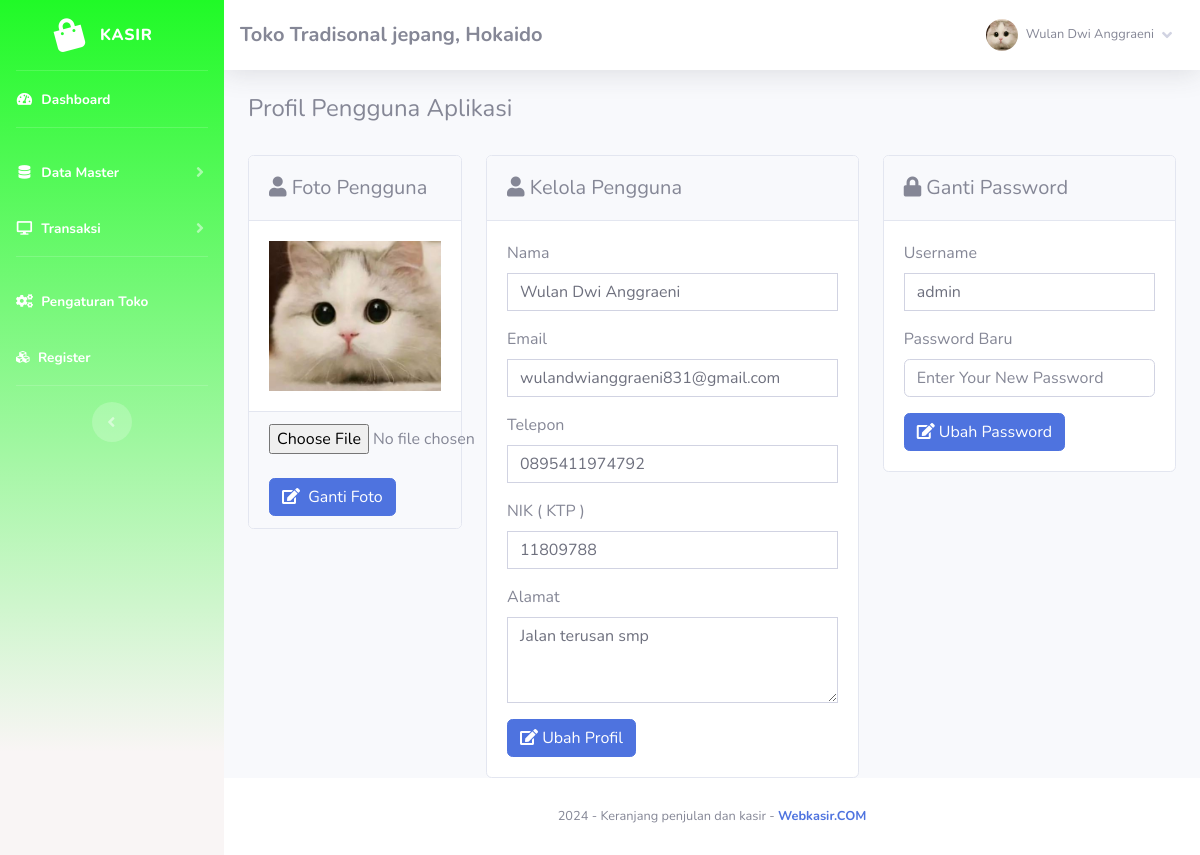
The app's page /index.php?page=user (signed in) with its own data.
### tables this page shows
CREATE TABLE `toko` (
  `id_toko` int(11) NOT NULL,
  `nama_toko` varchar(255) NOT NULL,
  `alamat_toko` text NOT NULL,
  `tlp` varchar(255) NOT NULL,
  `nama_pemilik` varchar(255) NOT NULL
);

CREATE TABLE `member` (
  `id_member` int(11) NOT NULL,
  `nm_member` varchar(255) DEFAULT NULL,
  `alamat_member` text DEFAULT NULL,
  `telepon` varchar(255) DEFAULT NULL,
  `email` varchar(255) DEFAULT NULL,
  `gambar` text DEFAULT NULL,
  `NIK` text DEFAULT NULL,
  `status` enum('1','2') NOT NULL,
  `user` varchar(255) NOT NULL,
  `pass` varchar(255) NOT NULL
);

### fungsi/view/view.php (called while the page is built, shortened)
<?php
class view
{
    protected $db;
    public function __construct($db)
    {
        $this->db = $db;
    }
    public function member_edit($id)
    {
        $sql = "SELECT * FROM member WHERE id_member=?";
        $row = $this->db->prepare($sql);
        $row->execute(array($id));
        $hasil = $row->fetch();
        return $hasil;
    }
    public function toko()
    {
        $sql = "select*from toko where id_toko='1'";
        $row = $this->db->prepare($sql);
        $row->execute();
        $hasil = $row->fetch();
        return $hasil;
    }
}

### admin/module/user/index.php (the view, shortened to what this page needs)
<?php
	$id = $_SESSION['admin']['id_member'];
	$hasil = $lihat -> member_edit($id);
?>
<h4>Profil Pengguna Aplikasi</h4>
<br>
<div class="row">
	<div class="col-sm-3">
		<div class="card card-primary">
			<div class="card-header">
				<h5 class="mt-2"><i class="fa fa-user"></i> Foto Pengguna </h5>
			</div>
			<div class="card-body">
				<img src="assets/img/user/<?php echo $hasil['gambar'];?>" alt="#" class="img-fluid w-100" />
			</div>
			<div class="card-footer">
				<form method="POST" action="fungsi/edit/edit.php?gambar=user" enctype="multipart/form-data">
					<input type="file" accept="image/*" name="foto">
					<br><br>
					<button type="submit" class="btn btn-primary btn-md" value="Tambah">
						<i class="fas fa-edit mr-1"></i>  Ganti Foto
					</button>
				</form>
			</div>
		</div>
	</div>
	<div class="col-sm-5">
		<div class="card card-primary">
			<div class="card-header">
				<h5 class="mt-2"><i class="fa fa-user"></i> Kelola Pengguna </h5>
			</div>
			<div class="card-body">
				<div class="box-content">
					<form class="form-horizontal" method="POST" action="fungsi/edit/edit.php?profil=edit"
						enctype="multipart/form-data">
						<fieldset>
							<div class="control-group mb-3">
								<label class="control-label" for="typeahead">Nama </label>
								<div class="input-group">
									<input type="text" class="form-control" style="border-radius:0px;" name="nama"
										data-items="4" value="<?php echo $hasil['nm_member']; ?>"
										required="required" />
								</div>
							</div>
							<div class="control-group mb-3">
								<label class="control-label" for="typeahead">Email </label>
								<div class="input-group">
									<input type="email" class="form-control" style="border-radius:0px;" name="email"
										value="<?php echo $hasil['email']; ?>" required="required" />
								</div>
							</div>
							<div class="control-group mb-3">
								<label class="control-label" for="typeahead">Telepon </label>
								<div class="input-group">
									<input type="text" class="form-control" style="border-radius:0px;" name="tlp"
										value="<?php echo $hasil['telepon']; ?>" required="required" />
								</div>
							</div>
							<div class="control-group mb-3">
								<label class="control-label" for="typeahead">NIK ( KTP ) </label>
								<div class="input-group">
									<input type="text" class="form-control" style="border-radius:0px;" name="nik"
										value="<?php echo $hasil['NIK']; ?>" required="required" />
								</div>
							</div>
							<div class="control-group mb-3">
								<label class="control-label" for="typeahead">Alamat </label>
								<div class="controls">
									<textarea name="alamat" rows="3" class="form-control" style="border-radius:0px;"
										required="required"><?php echo $hasil['alamat_member']; ?></textarea>
								</div>
							</div>
							<button class="btn btn-primary" name="btn" value="Tambah">
								<i class="fas fa-edit"></i> Ubah Profil
							</button>
						</fieldset>
					</form>
				</div>
			</div>
		</div>
	</div>
	<div class="col-sm-4">
		<div class="card card-primary">
			<div class="card-header">
				<h5 class="mt-2"><i class="fa fa-lock"></i> Ganti Password</h5>
			</div>
			<div class="card-body">
				<div class="box-content">
					<form class="form-horizontal" method="POST" action="fungsi/edit/edit.php?pass=ganti-pas">
						<fieldset>
							<div class="control-group mb-3">
								<label class="control-label" for="typeahead">Username </label>
								<div class="input-group">
									<input type="text" class="form-control" style="border-radius:0px;" name="user"
										data-items="4" value="<?php echo $hasil['user'];?>" />
								</div>
							</div>
							<div class="control-group mb-3">
								<label class="control-label" for="typeahead">Password Baru</label>
								<div class="input-group">
									<input type="password" class="form-control" placeholder="Enter Your New Password" id="pass" name="pass" data-items="4" value=""
										required="required" />
								</div>
							</div>
							<button type="submit" class="btn btn-primary" value="Tambah" name="proses"><i class="fas fa-edit"></i> Ubah Password</button>
						</fieldset>
					</form>
				</div>
			</div>
		</div>
	</div>
</div>

### index.php (shortened to what this page needs)
<?php
if (!empty($_SESSION['admin'])) {
	require 'config.php';
	$lihat = new view($config);
	$toko = $lihat->toko();
	include 'admin/template/header.php';
	include 'admin/template/sidebar.php';
	if (!empty($_GET['page']) && file_exists('admin/module/' . $_GET['page'] . '/index.php')) {
		include 'admin/module/' . $_GET['page'] . '/index.php';
	} else {
		include 'admin/template/home.php';
	}
	include 'admin/template/footer.php';
} else {
	header('location:login.php');
	exit;
}

### admin/template/header.php (shortened to what this page needs)
<!DOCTYPE html>
<html lang="en">
<head>
    <link href="sb-admin/vendor/fontawesome-free/css/all.min.css" rel="stylesheet" type="text/css">
    <link href="sb-admin/css/sb-admin-2.min.css" rel="stylesheet">
    <link rel="stylesheet" href="sb-admin/vendor/datatables/dataTables.bootstrap4.css" />
</head>
<body id="page-top">
    <div id="wrapper">

### admin/template/sidebar.php (shortened to what this page needs)
<?php
    $id = $_SESSION['admin']['id_member'];
    $hasil_profil = $lihat -> member_edit($id);
?>
<ul class="navbar-nav sidebar sidebar-dark accordion" style="background: rgb(249,245,245);
background: linear-gradient(0deg, rgba(249,245,245,1) 12%, rgba(32,250,39,1) 100%);" id="accordionSidebar">
    <a class="sidebar-brand d-flex align-items-center justify-content-center" href="index.php">
        <div class="sidebar-brand-icon rotate-n-15">
        <i class="fa fa-shopping-bag" aria-hidden="true"></i>
        </div>
        <div class="sidebar-brand-text mx-3">Kasir<sup></sup></div>
    </a>
    <hr class="sidebar-divider my-0">
    <li class="nav-item active">
        <a class="nav-link" href="index.php">
            <i class="fas fa-fw fa-tachometer-alt"></i>
            <span>Dashboard</span></a>
    </li>
    <hr class="sidebar-divider">
    <li class="nav-item active">
        <a class="nav-link collapsed" href="#" data-toggle="collapse" data-target="#collapseTwo" aria-expanded="true"
            aria-controls="collapseTwo">
            <i class="fas fa-fw fa-database"></i>
            <span>Data Master</span>
        </a>
    </li>
    <li class="nav-item active">
        <a class="nav-link collapsed" href="#" data-toggle="collapse" data-target="#collapse3" aria-expanded="true"
            aria-controls="collapse3">
            <i class="fas fa-fw fa-desktop"></i>
            <span>Transaksi</span>
        </a>
    </li>
    <hr class="sidebar-divider">
    <li class="nav-item active">
        <a class="nav-link" href="index.php?page=pengaturan">
            <i class="fas fa-fw fa-cogs"></i>
            <span>Pengaturan Toko</span></a>
    </li>
    <li class="nav-item active">
        <a class="nav-link" href="register.php">
        <i class="fa fa-cubes" aria-hidden="true"></i>
            <span>Register</span></a>
    </li>
    <hr class="sidebar-divider d-none d-md-block">
    <div class="text-center d-none d-md-inline">
        <button class="rounded-circle border-0" id="sidebarToggle"></button>
    </div>
</ul>
<div id="content-wrapper" class="d-flex flex-column">
    <div id="content">
        <nav class="navbar navbar-expand navbar-light bg-white topbar mb-4 static-top shadow">
            <h5 class="d-lg-block d-none mt-2"><b><?php echo $toko['nama_toko'];?>, <?php echo $toko['alamat_toko'];?></b></h5>
            <ul class="navbar-nav ml-auto">
                <li class="nav-item dropdown no-arrow">
                    <a class="nav-link dropdown-toggle" href="#" id="userDropdown" role="button" data-toggle="dropdown"
                        aria-haspopup="true" aria-expanded="false">
                        <img class="img-profile rounded-circle"
                            src="assets/img/user/<?php echo $hasil_profil['gambar'];?>">
                        <span
                            class="mr-2 d-none d-lg-inline text-gray-600 small ml-2"><?php echo $hasil_profil['nm_member'];?></span>
                        <i class="fas fa-angle-down"></i>
                    </a>
                </li>
            </ul>
        </nav>
        <div class="container-fluid">

### admin/template/footer.php (shortened to what this page needs)
 </div>
 </div>
 <footer class="sticky-footer bg-white">
     <div class="container my-auto">
         <div class="copyright text-center my-auto">
             <span>
                 <?php echo date('Y');?> - Keranjang penjulan dan kasir -
                  <b><a href="https://webkasir.com" target="_blank">Webkasir.COM</a></b>
             </span>
         </div>
     </div>
 </footer>
 </div>
 </div>
</body>
</html>

### records on screen
toko: nama_toko "Toko Tradisonal jepang", alamat_toko "Hokaido"
member: gambar (picture), nm_member "Wulan Dwi Anggraeni", nama "Wulan Dwi Anggraeni", email "wulandwianggraeni831@gmail.com", tlp "0895411974792", nik "11809788", alamat "Jalan terusan smp", user "admin"
